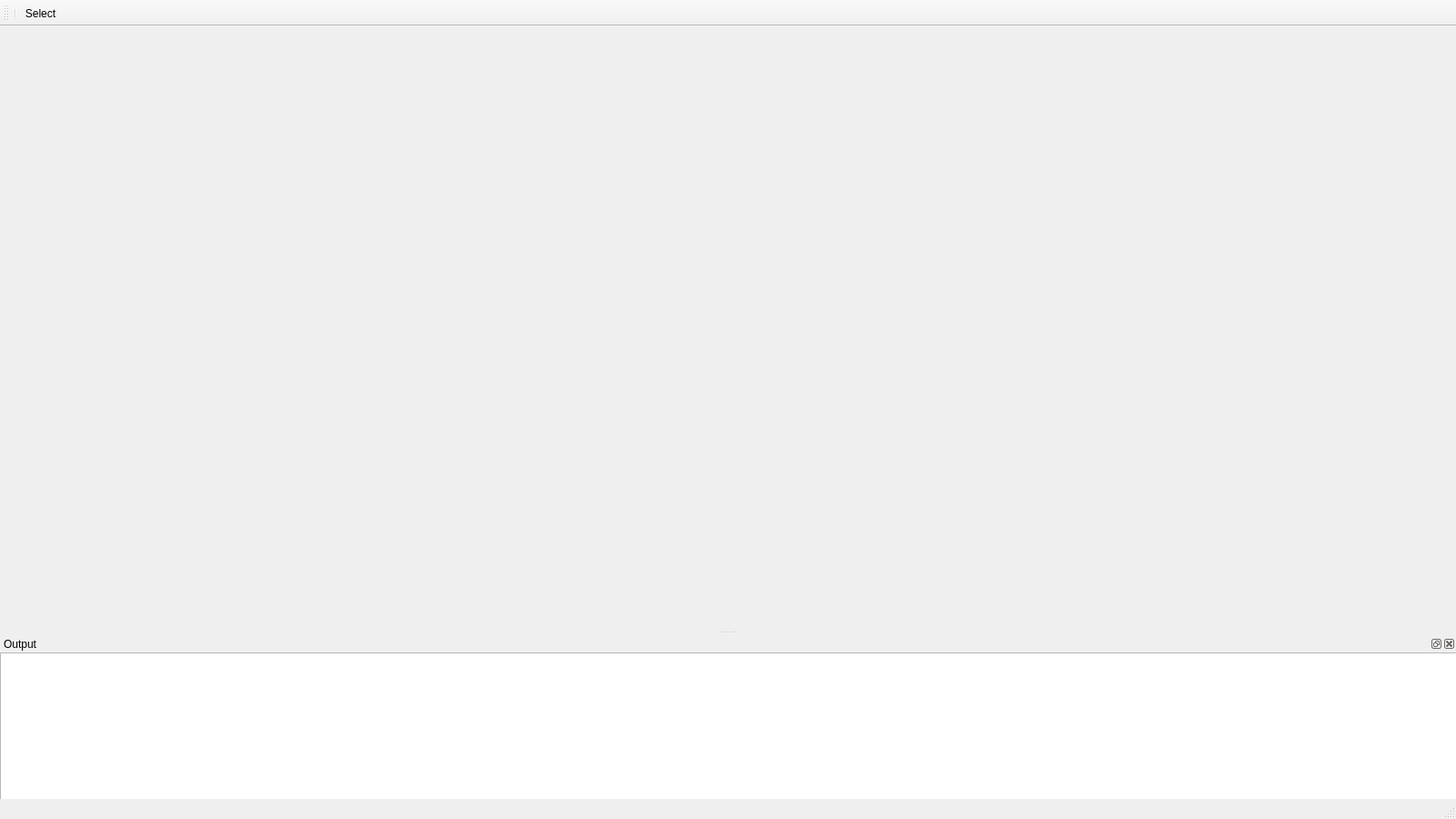
<?xml version="1.0" encoding="UTF-8"?>
<ui version="4.0">
 <class>QtEditorClass</class>
 <widget class="QMainWindow" name="QtEditorClass">
  <property name="geometry">
   <rect>
    <x>0</x>
    <y>0</y>
    <width>1600</width>
    <height>900</height>
   </rect>
  </property>
  <property name="sizePolicy">
   <sizepolicy hsizetype="Expanding" vsizetype="Expanding">
    <horstretch>0</horstretch>
    <verstretch>0</verstretch>
   </sizepolicy>
  </property>
  <property name="windowTitle">
   <string>QtEditor</string>
  </property>
  <property name="iconSize">
   <size>
    <width>32</width>
    <height>32</height>
   </size>
  </property>
  <property name="toolButtonStyle">
   <enum>Qt::ToolButtonIconOnly</enum>
  </property>
  <property name="tabShape">
   <enum>QTabWidget::Rounded</enum>
  </property>
  <property name="dockOptions">
   <set>QMainWindow::AllowNestedDocks|QMainWindow::AllowTabbedDocks|QMainWindow::AnimatedDocks|QMainWindow::ForceTabbedDocks</set>
  </property>
  <widget class="QWidget" name="centralWidget"/>
  <widget class="QMenuBar" name="menuBar">
   <property name="geometry">
    <rect>
     <x>0</x>
     <y>0</y>
     <width>1600</width>
     <height>23</height>
    </rect>
   </property>
  </widget>
  <widget class="QStatusBar" name="statusBar"/>
  <widget class="QDockWidget" name="dockWidget_2">
   <property name="minimumSize">
    <size>
     <width>80</width>
     <height>180</height>
    </size>
   </property>
   <property name="windowTitle">
    <string>Output</string>
   </property>
   <attribute name="dockWidgetArea">
    <number>8</number>
   </attribute>
   <widget class="QWidget" name="dockWidgetContents_2">
    <widget class="QListView" name="listView">
     <property name="geometry">
      <rect>
       <x>0</x>
       <y>0</y>
       <width>1920</width>
       <height>1080</height>
      </rect>
     </property>
     <property name="accessibleName">
      <string>Output</string>
     </property>
    </widget>
   </widget>
  </widget>
  <widget class="QToolBar" name="mainToolBar">
   <property name="allowedAreas">
    <set>Qt::AllToolBarAreas</set>
   </property>
   <property name="iconSize">
    <size>
     <width>32</width>
     <height>32</height>
    </size>
   </property>
   <property name="toolButtonStyle">
    <enum>Qt::ToolButtonIconOnly</enum>
   </property>
   <attribute name="toolBarArea">
    <enum>TopToolBarArea</enum>
   </attribute>
   <attribute name="toolBarBreak">
    <bool>false</bool>
   </attribute>
   <addaction name="separator"/>
   <addaction name="actionSelect"/>
  </widget>
  <action name="actionSelect">
   <property name="checkable">
    <bool>true</bool>
   </property>
   <property name="icon">
    <iconset resource="qteditor.qrc">
     <normaloff>:/QtEditor/EditorRes/Icon/pointer.png</normaloff>:/QtEditor/EditorRes/Icon/pointer.png</iconset>
   </property>
   <property name="text">
    <string>Select</string>
   </property>
   <property name="toolTip">
    <string>select obj</string>
   </property>
   <property name="shortcut">
    <string>Ctrl+B</string>
   </property>
  </action>
 </widget>
 <layoutdefault spacing="6" margin="11"/>
 <resources>
  <include location="qteditor.qrc"/>
 </resources>
 <connections/>
</ui>
